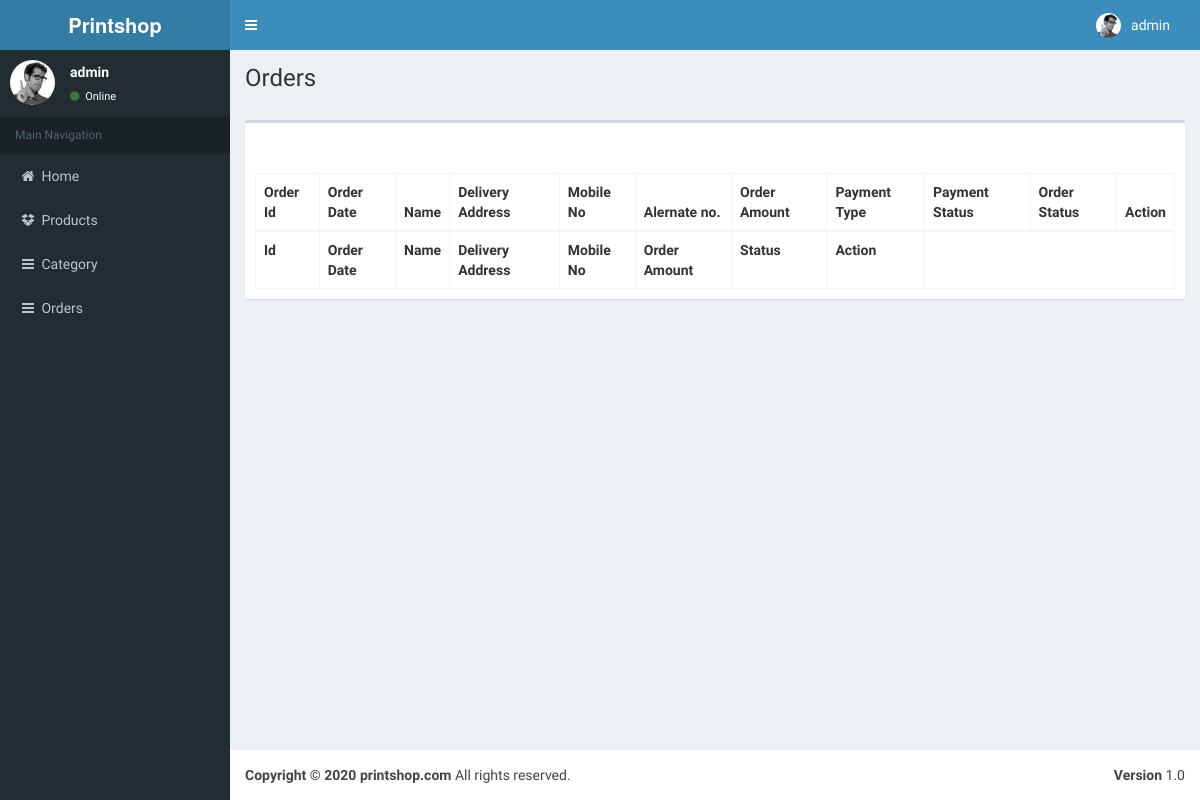
Page /admin/order.php (signed in) on the earlier database version.
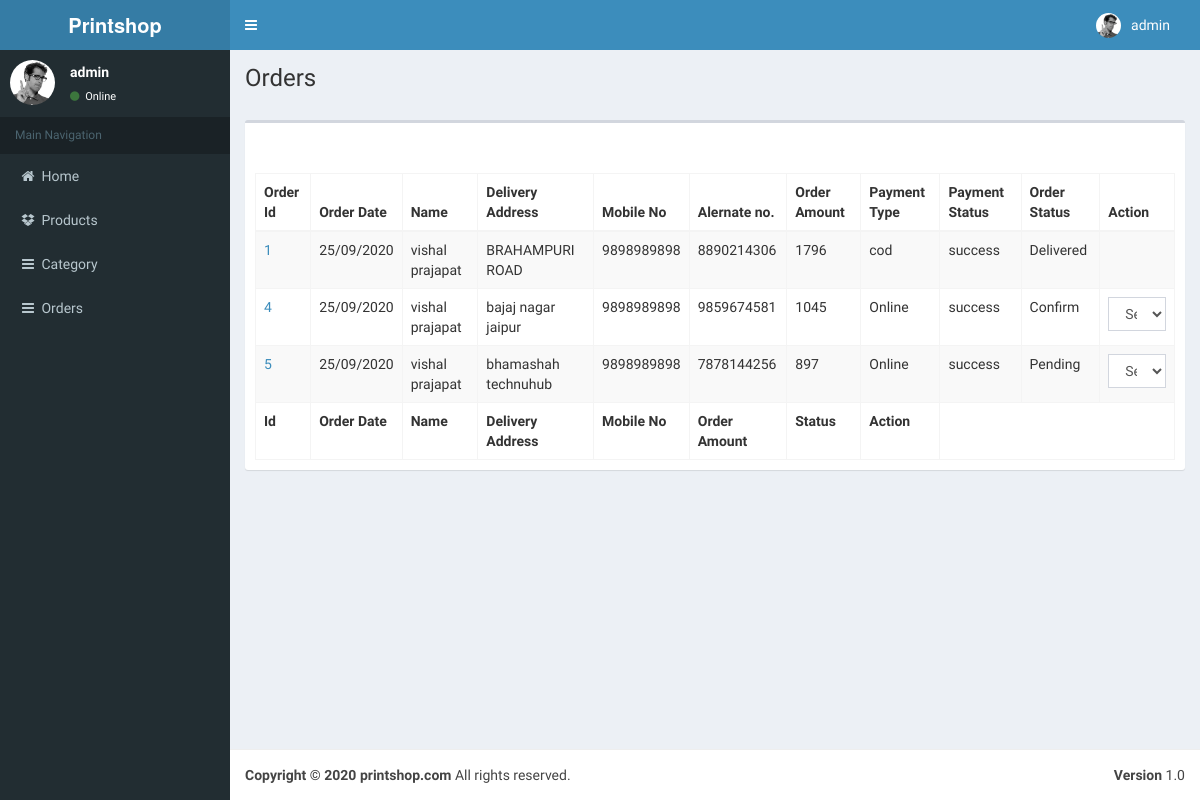
Same page on the later database version.
### tables this page shows
CREATE TABLE `order` (
  `id` int(11) NOT NULL,
  `user_id` int(9) NOT NULL,
  `bill_name` varchar(50) NOT NULL,
  `bill_email` varchar(50) NOT NULL,
  `bill_contact` varchar(50) NOT NULL,
  `address` varchar(150) NOT NULL,
  `city` varchar(50) NOT NULL,
  `state` varchar(50) NOT NULL,
  `zipcode` int(11) NOT NULL,
  `order_amount` float NOT NULL,
  `order_statue` varchar(20) NOT NULL,
  `payment_type` varchar(20) NOT NULL,
  `payment_statue` varchar(20) NOT NULL,
  `created` timestamp NOT NULL DEFAULT current_timestamp(),
  `razor_pay_order_id` varchar(255) NOT NULL,
  `razor_pay_payment_id` varchar(255) NOT NULL
);

CREATE TABLE `user` (
  `id` int(11) NOT NULL,
  `fname` varchar(255) NOT NULL,
  `lname` varchar(255) NOT NULL,
  `email` varchar(255) NOT NULL,
  `mobile` varchar(11) NOT NULL,
  `password` varchar(250) NOT NULL,
  `image` varchar(255) NOT NULL,
  `house` text NOT NULL,
  `colony` text NOT NULL,
  `city` text NOT NULL,
  `state` text NOT NULL,
  `landmark` text NOT NULL,
  `zipcode` int(8) NOT NULL,
  `address` text NOT NULL,
  `status` int(11) NOT NULL,
  `created` timestamp NOT NULL DEFAULT current_timestamp()
);

CREATE TABLE `order_status` (
  `sn` int(11) NOT NULL,
  `staus_name` text NOT NULL
);

### admin/order.php (the view, shortened to what this page needs)
<?php include('header.inc.php');
      include('side.inc.php');
?>
      <div class="content-wrapper">
        <section class="content-header mb-3">
          <h1 class="pull-left">
            Orders
          </h1>
        </section>
        <section class="content mt-4">
          <div class="row">
            <div class="col-xs-12">
              <div class="box">
                <div class="box-header">
                </div>
                <div class="box-body">
                  <table id="example1" class="table table-bordered table-striped">
                    <thead>
                      <tr>
                        <th>Order Id</th>
                        <th>Order Date</th>
                        <th>Name</th>
                        <th>Delivery Address</th>
                        <th>Mobile No</th>
                        <th>Alernate no.</th>
                        <th>Order Amount</th>
                        <th>Payment Type</th>
                        <th>Payment Status</th>
                        <th>Order Status</th>
                        <th>Action</th>
                      </tr>
                    </thead>
                    <tbody>
                        <?php $uid = 1;
                            $res = mysqli_query($conn, "SELECT `order`.*, user.fname,user.lname,user.mobile,order_status.staus_name as status FROM `order` INNER JOIN user on `order`.`user_id`=user.id INNER JOIN order_status on `order`.`order_statue`=order_status.sn");
                            while($row=mysqli_fetch_assoc($res)){
                        ?>
                           <tr>
                                <td><a href="#" title="order details"><?php echo $row['id']?></a></td>
                                <td><?php echo date("d/m/Y", strtotime($row['created']))?></td>
                                <td><?php echo $row['fname']." ".$row['lname']?></td>
                                <td><?php echo $row['address']?></td>
                                <td><?php echo $row['mobile']?></td>
                                <td><?php echo $row['bill_contact']?></td>
                                <td><?php echo $row['order_amount']?></td>
                                <td><?php if($row['payment_type']=='on'){ echo "Online"; }else { echo $row['payment_type']; } ?></td>
                                <td><?php echo $row['payment_statue']?></td>
                                <td><?php echo $row['status']?></td>
                                <td><select class="form-control status" key="<?php echo $row['id']?>"  style="display:<?php if($row['status']=='Delivered' || $row['status']=='Complete'){echo 'none'; }?>">
                                <option value="">Select Status</option>
                                </select></td>
                           </tr>
                        <?php $uid++; }?>
                    </tbody>
                    <tfoot>
                      <tr>
                        <th>Id</th>
                        <th>Order Date</th>
                        <th>Name</th>
                        <th>Delivery Address</th>
                        <th>Mobile No</th>
                        <th>Order Amount</th>
                        <th>Status</th>
                        <th>Action</th>
                      </tr>
                    </tfoot>
                  </table>
                </div>
              </div>
            </div>
          </div>
        </section>
      </div>
<footer class="main-footer">
        <div class="pull-right hidden-xs">
          <b>Version</b> 1.0
        </div>
        <strong>Copyright &copy; 2020 printshop.com</strong> All rights reserved.
      </footer>
    </div>
  </body>
</html>

Differences in the rows shown:
added order: id "1", created "25/09/2020", user.fname "vishal", user.lname "prajapat", address "BRAHAMPURI ROAD", user.mobile "9898989898", bill_contact "8890214306", order_amount "1796", payment_type "cod", payment_statue "success", order_status.staus_name "Delivered"
now on this page (row edited): order: id "4", created "25/09/2020", user.fname "vishal", user.lname "prajapat", address "bajaj nagar jaipur", user.mobile "9898989898", bill_contact "9859674581", order_amount "1045", payment_type "Online", payment_statue "success", order_status.staus_name "Confirm"
now on this page (row edited): order: id "5", created "25/09/2020", user.fname "vishal", user.lname "prajapat", address "bhamashah technuhub", user.mobile "9898989898", bill_contact "7878144256", order_amount "897", payment_type "Online", payment_statue "success", order_status.staus_name "Pending"
